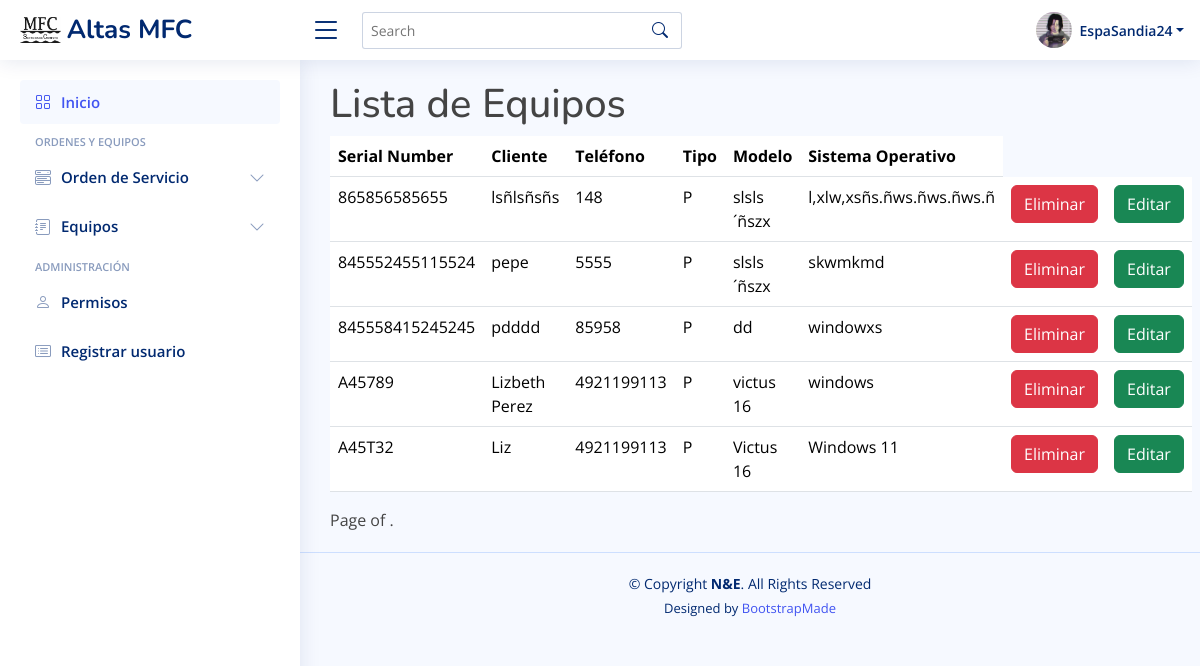
/equipos/ (signed in), run on the app's committed database.
### inicio/models.py (models this page shows, shortened)
class Equipo (models.Model):
    cliente_equipo = models.TextField(max_length=50, null=False)
    telefono_cliente = models.IntegerField(null=False)
    tipo = [
        ('E', 'Escritorio-CPU'),
        ('P', 'Portatil'),
        ('A', 'AIO'),
        ('I', 'Impresora'),
        ('M', 'Multifuncional'),
        ('T', 'Tablet')
    ]
    tipo_equipo = models.TextField(max_length=1, choices=tipo, default='P')
    marca_equipo = models.TextField(max_length=30, null=False)
    modelo_equipo = models.TextField(max_length=30, null=False)
    serial_number = models.TextField(
        max_length=15, null=False, blank=False, unique=True)
    accesorios_equipo = models.TextField(max_length=100, null=True)
    contraseña_equipo = models.TextField(max_length=30, null=True)
    sistema_operativo = models.TextField(max_length=30, null=False)

### inicio/views.py (the view)
# urls.py: path('equipos/', views.lista_equipos, name='Equipos'),
@login_required
def lista_equipos(request):
    context = {
        'equipo': Equipo.objects.all()
    }
    return render(request, 'equipos/lista_equipos.html', context)

### inicio/templates/equipos/lista_equipos.html (shortened to what this page needs)
{% extends 'base.html' %}
{% block contenido %}
<h1>Lista de Equipos</h1>
    <table class="table">
        <thead>
            <tr>
                <th>Serial Number</th>
                <th>Cliente</th>
                <th>Teléfono</th>
                <th>Tipo</th>
                <th>Modelo</th>
                <th>Sistema Operativo</th>
            </tr>
        </thead>
        <tbody>
            {% for equipo in equipo %}
                <tr>
                    <td>{{equipo.serial_number}}</td>
                    <td>{{equipo.cliente_equipo}}</td>
                    <td>{{equipo.telefono_cliente}}</td>
                    <td>{{equipo.tipo_equipo}}</td>
                    <td>{{equipo.modelo_equipo}}</td>
                    <td>{{equipo.sistema_operativo}}</td>
                    <td><a class="btn btn-danger" href="eliminarEquipo/{{equipo.id}}">Eliminar</a></td>
                    <td><a class="btn btn-success" href="editarEquipo/{{equipo.id}}">Editar</a></td>
                </tr>
            {% endfor %}
        </tbody>
    </table>
    <div class="pagination">
        <span class="step-links">
            <span class="current">
                Page {{ page_obj.number }} of {{ page_obj.paginator.num_pages }}.
            </span>
        </span>
    </div>
{% endblock contenido %}

### inicio/templates/base.html (shortened to what this page needs)
{% load static %}
<!DOCTYPE html>
<html lang="en">
<head>
  <link href="{% static 'vendor/bootstrap/css/bootstrap.min.css' %}" rel="stylesheet">
  <link href="{% static 'vendor/bootstrap-icons/bootstrap-icons.css' %}" rel="stylesheet">
  <link href="{% static 'vendor/boxicons/css/boxicons.min.css' %}" rel="stylesheet">
  <link href="{% static 'vendor/quill/quill.snow.css' %}" rel="stylesheet">
  <link href="{% static 'vendor/quill/quill.bubble.css' %}" rel="stylesheet">
  <link href="{% static 'vendor/remixicon/remixicon.css' %}" rel="stylesheet">
  <link href="{% static 'vendor/simple-datatables/style.css' %}" rel="stylesheet">
  <link href="{% static 'css/style.css' %}" rel="stylesheet">
</head>
<body>
  <header id="header" class="header fixed-top d-flex align-items-center">
    <div class="d-flex align-items-center justify-content-between">
      <a href="index.html" class="logo d-flex align-items-center">
        <img src="{% static 'img/logo-mfc.png' %}" alt="">
        <span class="d-none d-lg-block">Altas MFC</span>
      </a>
      <i class="bi bi-list toggle-sidebar-btn"></i>
    </div>
    <div class="search-bar">
      <form class="search-form d-flex align-items-center" method="POST" action="#">
        <input type="text" name="query" placeholder="Search" title="Enter search keyword">
        <button type="submit" title="Search"><i class="bi bi-search"></i></button>
      </form>
    </div>
    <nav class="header-nav ms-auto">
      <ul class="d-flex align-items-center">
        <li class="nav-item dropdown pe-3">
          <a class="nav-link nav-profile d-flex align-items-center pe-0" href="#" data-bs-toggle="dropdown">
            <img src="{% static 'img/perfil-prueba.jpg' %}" alt="foto-perfil" class="rounded-circle">
            <span class="d-none d-md-block dropdown-toggle ps-2">{{user}}</span>
          </a>
        </li>
      </ul>
    </nav>
  </header>
  <aside id="sidebar" class="sidebar">
    <ul class="sidebar-nav" id="sidebar-nav">
      <li class="nav-item">
        <a class="nav-link " href="{% url 'Principal' %}">
          <i class="bi bi-grid"></i>
          <span>Inicio</span>
        </a>
      </li>
      <li class="nav-heading">Ordenes y Equipos</li>
      <li class="nav-item">
        <a class="nav-link collapsed" data-bs-target="#components-nav" data-bs-toggle="collapse" href="#">
          <i class="bi bi-menu-button-wide"></i><span>Orden de Servicio</span><i class="bi bi-chevron-down ms-auto"></i>
        </a>
      </li>
      <li class="nav-item">
        <a class="nav-link collapsed" data-bs-target="#forms-nav" data-bs-toggle="collapse" href="#">
          <i class="bi bi-journal-text"></i><span>Equipos</span><i class="bi bi-chevron-down ms-auto"></i>
        </a>
      </li>
      <li class="nav-heading">Administración</li>
      <li class="nav-item">
        <a class="nav-link collapsed" href="{% url 'usuarios' %}">
          <i class="bi bi-person"></i>
          <span>Permisos</span>
        </a>
      </li>
      <li class="nav-item">
        <a class="nav-link collapsed" href="{% url 'Registrar' %}">
          <i class="bi bi-card-list"></i>
          <span>Registrar usuario</span>
        </a>
      </li>
    </ul>
  </aside>
  <main id="main" class="main">
    {% block contenido %}
    {% endblock contenido %}
  </main>
  <footer id="footer" class="footer">
    <div class="copyright">
      &copy; Copyright <strong><span>N&amp;E</span></strong>. All Rights Reserved
    </div>
    <div class="credits">
      Designed by <a href="https://bootstrapmade.com/">BootstrapMade</a>
    </div>
  </footer>
</body>
</html>

### static/css/style.css (style rules this page uses)
:root { scroll-behavior: smooth; }
body { font-family: "Open Sans", sans-serif; background: #f6f9ff; color: #444444; }
a { color: #4154f1; text-decoration: none; }
h1, h2, h3, h4, h5, h6 { font-family: "Nunito", sans-serif; }
#main { margin-top: 60px; padding: 20px 30px; transition: all 0.3s; }
.logo { line-height: 1; }
@media (min-width: 1200px) { .logo { width: 280px; } }
.logo img { max-height: 26px; margin-right: 6px; }
.logo span { font-size: 26px; font-weight: 700; color: #012970; font-family: "Nunito", sans-serif; }
.header { transition: all 0.5s; z-index: 997; height: 60px; box-shadow: 0px 2px 20px rgba(1, 41, 112, 0.1); background-color: #fff; padding-left: 20px; }
.header .toggle-sidebar-btn { font-size: 32px; padding-left: 10px; cursor: pointer; color: #012970; }
.header .search-bar { min-width: 360px; padding: 0 20px; }
.header .search-form { width: 100%; }
.header .search-form input { border: 0; font-size: 14px; color: #012970; border: 1px solid rgba(1, 41, 112, 0.2); padding: 7px 38px 7px 8px; border-radius: 3px; transition: 0.3s; width: 100%; }
.header .search-form button { border: 0; padding: 0; margin-left: -30px; background: none; }
.header .search-form button i { color: #012970; }
.header-nav ul { list-style: none; }
.header-nav>ul { margin: 0; padding: 0; }
.header-nav .nav-profile { color: #012970; }
.header-nav .nav-profile img { max-height: 36px; }
.header-nav .nav-profile span { font-size: 14px; font-weight: 600; }
.sidebar { position: fixed; top: 60px; left: 0; bottom: 0; width: 300px; z-index: 996; transition: all 0.3s; padding: 20px; overflow-y: auto; scrollbar-width: thin; scrollbar-color: #aab7cf transparent; box-shadow: 0px 0px 20px rgba(1, 41, 112, 0.1); background-color: #fff; }
@media (min-width: 1200px) { #main, #footer { margin-left: 300px; } }
.sidebar-nav { padding: 0; margin: 0; list-style: none; }
.sidebar-nav li { padding: 0; margin: 0; list-style: none; }
.sidebar-nav .nav-item { margin-bottom: 5px; }
.sidebar-nav .nav-heading { font-size: 11px; text-transform: uppercase; color: #899bbd; font-weight: 600; margin: 10px 0 5px 15px; }
.sidebar-nav .nav-link { display: flex; align-items: center; font-size: 15px; font-weight: 600; color: #4154f1; transition: 0.3; background: #f6f9ff; padding: 10px 15px; border-radius: 4px; }
.sidebar-nav .nav-link i { font-size: 16px; margin-right: 10px; color: #4154f1; }
.sidebar-nav .nav-link.collapsed { color: #012970; background: #fff; }
.sidebar-nav .nav-link.collapsed i { color: #899bbd; }
.sidebar-nav .nav-link .bi-chevron-down { margin-right: 0; transition: transform 0.2s ease-in-out; }
.footer { padding: 20px 0; font-size: 14px; transition: all 0.3s; border-top: 1px solid #cddfff; }
.footer .copyright { text-align: center; color: #012970; }
.footer .credits { padding-top: 5px; text-align: center; font-size: 13px; color: #012970; }

### data on the page
Equipo: serial_number "865856585655", cliente_equipo "lsñlsñsñs", telefono_cliente "148", tipo_equipo "P", modelo_equipo "slsls´ñszx", sistema_operativo "l,xlw,xsñs.ñws.ñws.ñws.ñ"
Equipo: serial_number "845552455115524", cliente_equipo "pepe", telefono_cliente "5555", tipo_equipo "P", modelo_equipo "slsls´ñszx", sistema_operativo "skwmkmd"
Equipo: serial_number "845558415245245", cliente_equipo "pdddd", telefono_cliente "85958", tipo_equipo "P", modelo_equipo "dd", sistema_operativo "windowxs"
Equipo: serial_number "A45789", cliente_equipo "Lizbeth Perez", telefono_cliente "4921199113", tipo_equipo "P", modelo_equipo "victus 16", sistema_operativo "windows"
Equipo: serial_number "A45T32", cliente_equipo "Liz", telefono_cliente "4921199113", tipo_equipo "P", modelo_equipo "Victus 16", sistema_operativo "Windows 11"

### other printed values
{{ user }} "EspaSandia24"
